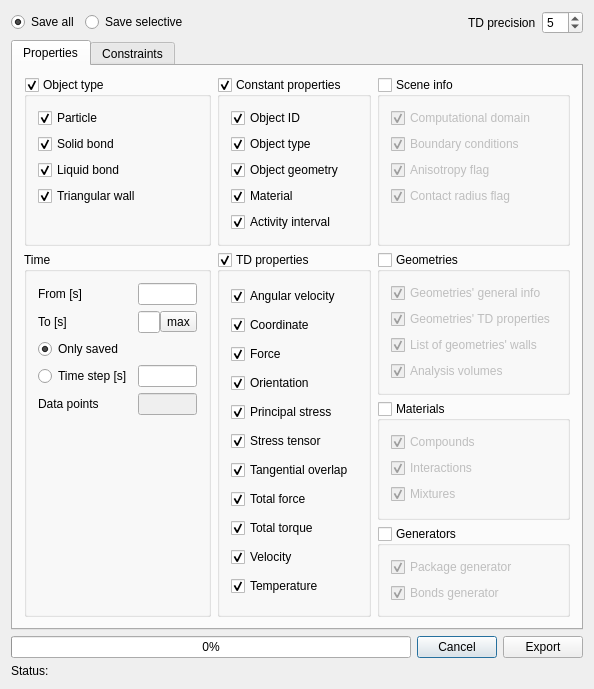
<?xml version="1.0" encoding="UTF-8"?>
<ui version="4.0">
 <class>CExportAsTextTab</class>
 <widget class="QDialog" name="CExportAsTextTab">
  <property name="geometry">
   <rect>
    <x>0</x>
    <y>0</y>
    <width>559</width>
    <height>597</height>
   </rect>
  </property>
  <property name="windowTitle">
   <string>Export as text</string>
  </property>
  <property name="windowIcon">
   <iconset resource="../../MUSEN/QT_GUI/qt_gui.qrc">
    <normaloff>:/QT_GUI/Resources/MUSEN_Ico.png</normaloff>:/QT_GUI/Resources/MUSEN_Ico.png</iconset>
  </property>
  <layout class="QGridLayout" name="gridLayout_2">
   <item row="1" column="0">
    <widget class="QTabWidget" name="tabWidget">
     <property name="enabled">
      <bool>true</bool>
     </property>
     <property name="currentIndex">
      <number>0</number>
     </property>
     <widget class="QWidget" name="propertiesTab">
      <attribute name="title">
       <string>Properties</string>
      </attribute>
      <layout class="QGridLayout" name="gridLayout">
       <item row="2" column="3" rowspan="2">
        <widget class="QGroupBox" name="groupBoxMaterials">
         <property name="toolTip">
          <string/>
         </property>
         <property name="title">
          <string>Materials</string>
         </property>
         <property name="checkable">
          <bool>true</bool>
         </property>
         <property name="checked">
          <bool>false</bool>
         </property>
         <layout class="QVBoxLayout" name="verticalLayout_6">
          <item>
           <widget class="QCheckBox" name="checkBoxCompounds">
            <property name="toolTip">
             <string/>
            </property>
            <property name="text">
             <string>Compounds</string>
            </property>
            <property name="checked">
             <bool>true</bool>
            </property>
           </widget>
          </item>
          <item>
           <widget class="QCheckBox" name="checkBoxInteractions">
            <property name="toolTip">
             <string/>
            </property>
            <property name="text">
             <string>Interactions</string>
            </property>
            <property name="checked">
             <bool>true</bool>
            </property>
           </widget>
          </item>
          <item>
           <widget class="QCheckBox" name="checkBoxMixtures">
            <property name="toolTip">
             <string/>
            </property>
            <property name="text">
             <string>Mixtures</string>
            </property>
            <property name="checked">
             <bool>true</bool>
            </property>
           </widget>
          </item>
          <item>
           <spacer name="verticalSpacer_3">
            <property name="orientation">
             <enum>Qt::Vertical</enum>
            </property>
            <property name="sizeHint" stdset="0">
             <size>
              <width>20</width>
              <height>40</height>
             </size>
            </property>
           </spacer>
          </item>
         </layout>
        </widget>
       </item>
       <item row="1" column="3">
        <widget class="QGroupBox" name="groupBoxGeometries">
         <property name="toolTip">
          <string/>
         </property>
         <property name="title">
          <string>Geometries</string>
         </property>
         <property name="checkable">
          <bool>true</bool>
         </property>
         <property name="checked">
          <bool>false</bool>
         </property>
         <layout class="QVBoxLayout" name="verticalLayout_5">
          <item>
           <widget class="QCheckBox" name="checkBoxGeometry">
            <property name="toolTip">
             <string/>
            </property>
            <property name="text">
             <string>Geometries' general info</string>
            </property>
            <property name="checked">
             <bool>true</bool>
            </property>
           </widget>
          </item>
          <item>
           <widget class="QCheckBox" name="checkBoxTDPGeometry">
            <property name="toolTip">
             <string/>
            </property>
            <property name="text">
             <string>Geometries' TD properties</string>
            </property>
            <property name="checked">
             <bool>true</bool>
            </property>
           </widget>
          </item>
          <item>
           <widget class="QCheckBox" name="checkBoxIndOfPlanesGeometry">
            <property name="toolTip">
             <string/>
            </property>
            <property name="text">
             <string>List of geometries' walls</string>
            </property>
            <property name="checked">
             <bool>true</bool>
            </property>
           </widget>
          </item>
          <item>
           <widget class="QCheckBox" name="checkBoxAnalysisVolumes">
            <property name="text">
             <string>Analysis volumes</string>
            </property>
            <property name="checked">
             <bool>true</bool>
            </property>
           </widget>
          </item>
         </layout>
        </widget>
       </item>
       <item row="0" column="1">
        <widget class="QGroupBox" name="groupBoxConstProperties">
         <property name="title">
          <string>Constant properties</string>
         </property>
         <property name="checkable">
          <bool>true</bool>
         </property>
         <layout class="QVBoxLayout" name="verticalLayout_2">
          <item>
           <widget class="QCheckBox" name="checkBoxIdObject">
            <property name="toolTip">
             <string/>
            </property>
            <property name="text">
             <string>Object ID</string>
            </property>
            <property name="checked">
             <bool>true</bool>
            </property>
           </widget>
          </item>
          <item>
           <widget class="QCheckBox" name="checkBoxObjectType">
            <property name="toolTip">
             <string/>
            </property>
            <property name="text">
             <string>Object type</string>
            </property>
            <property name="checked">
             <bool>true</bool>
            </property>
           </widget>
          </item>
          <item>
           <widget class="QCheckBox" name="checkBoxObjectGeometry">
            <property name="toolTip">
             <string/>
            </property>
            <property name="text">
             <string>Object geometry</string>
            </property>
            <property name="checked">
             <bool>true</bool>
            </property>
           </widget>
          </item>
          <item>
           <widget class="QCheckBox" name="checkBoxMaterial">
            <property name="toolTip">
             <string/>
            </property>
            <property name="text">
             <string>Material </string>
            </property>
            <property name="checked">
             <bool>true</bool>
            </property>
           </widget>
          </item>
          <item>
           <widget class="QCheckBox" name="checkBoxIntervalActivity">
            <property name="toolTip">
             <string/>
            </property>
            <property name="text">
             <string>Activity interval </string>
            </property>
            <property name="checked">
             <bool>true</bool>
            </property>
           </widget>
          </item>
         </layout>
        </widget>
       </item>
       <item row="0" column="3">
        <widget class="QGroupBox" name="groupBoxSceneInfo">
         <property name="title">
          <string>Scene info</string>
         </property>
         <property name="checkable">
          <bool>true</bool>
         </property>
         <property name="checked">
          <bool>false</bool>
         </property>
         <layout class="QVBoxLayout" name="verticalLayout_3">
          <item>
           <widget class="QCheckBox" name="checkBoxComputationalDomain">
            <property name="toolTip">
             <string/>
            </property>
            <property name="text">
             <string>Computational domain</string>
            </property>
            <property name="checked">
             <bool>true</bool>
            </property>
           </widget>
          </item>
          <item>
           <widget class="QCheckBox" name="checkBoxBoundaryConditions">
            <property name="toolTip">
             <string/>
            </property>
            <property name="text">
             <string>Boundary conditions</string>
            </property>
            <property name="checked">
             <bool>true</bool>
            </property>
           </widget>
          </item>
          <item>
           <widget class="QCheckBox" name="checkBoxAnisotropy">
            <property name="toolTip">
             <string/>
            </property>
            <property name="text">
             <string>Anisotropy flag</string>
            </property>
            <property name="checked">
             <bool>true</bool>
            </property>
           </widget>
          </item>
          <item>
           <widget class="QCheckBox" name="checkBoxContactRadius">
            <property name="toolTip">
             <string/>
            </property>
            <property name="text">
             <string>Contact radius flag</string>
            </property>
            <property name="checked">
             <bool>true</bool>
            </property>
           </widget>
          </item>
          <item>
           <spacer name="verticalSpacer_5">
            <property name="toolTip">
             <string/>
            </property>
            <property name="orientation">
             <enum>Qt::Vertical</enum>
            </property>
            <property name="sizeHint" stdset="0">
             <size>
              <width>20</width>
              <height>40</height>
             </size>
            </property>
           </spacer>
          </item>
         </layout>
        </widget>
       </item>
       <item row="0" column="0">
        <widget class="QGroupBox" name="groupBoxObjectType">
         <property name="enabled">
          <bool>true</bool>
         </property>
         <property name="title">
          <string>Object type</string>
         </property>
         <property name="checkable">
          <bool>true</bool>
         </property>
         <property name="checked">
          <bool>true</bool>
         </property>
         <layout class="QVBoxLayout" name="verticalLayout">
          <item>
           <widget class="QCheckBox" name="checkBoxParticle">
            <property name="toolTip">
             <string/>
            </property>
            <property name="text">
             <string>Particle</string>
            </property>
            <property name="checked">
             <bool>true</bool>
            </property>
           </widget>
          </item>
          <item>
           <widget class="QCheckBox" name="checkBoxSolidBond">
            <property name="toolTip">
             <string/>
            </property>
            <property name="text">
             <string>Solid bond</string>
            </property>
            <property name="checked">
             <bool>true</bool>
            </property>
           </widget>
          </item>
          <item>
           <widget class="QCheckBox" name="checkBoxLiquidBond">
            <property name="toolTip">
             <string/>
            </property>
            <property name="text">
             <string>Liquid bond</string>
            </property>
            <property name="checked">
             <bool>true</bool>
            </property>
           </widget>
          </item>
          <item>
           <widget class="QCheckBox" name="checkBoxTriangularWall">
            <property name="toolTip">
             <string/>
            </property>
            <property name="text">
             <string>Triangular wall</string>
            </property>
            <property name="checked">
             <bool>true</bool>
            </property>
           </widget>
          </item>
          <item>
           <spacer name="verticalSpacer_2">
            <property name="toolTip">
             <string/>
            </property>
            <property name="orientation">
             <enum>Qt::Vertical</enum>
            </property>
            <property name="sizeHint" stdset="0">
             <size>
              <width>20</width>
              <height>40</height>
             </size>
            </property>
           </spacer>
          </item>
         </layout>
        </widget>
       </item>
       <item row="4" column="3">
        <widget class="QGroupBox" name="groupBoxGenerators">
         <property name="title">
          <string>Generators</string>
         </property>
         <property name="checkable">
          <bool>true</bool>
         </property>
         <property name="checked">
          <bool>false</bool>
         </property>
         <layout class="QVBoxLayout" name="verticalLayout_7">
          <item>
           <widget class="QCheckBox" name="checkBoxPackageGenerator">
            <property name="text">
             <string>Package generator</string>
            </property>
            <property name="checked">
             <bool>true</bool>
            </property>
           </widget>
          </item>
          <item>
           <widget class="QCheckBox" name="checkBoxBondsGenerator">
            <property name="text">
             <string>Bonds generator</string>
            </property>
            <property name="checked">
             <bool>true</bool>
            </property>
           </widget>
          </item>
         </layout>
        </widget>
       </item>
       <item row="1" column="0" rowspan="4">
        <widget class="QGroupBox" name="groupBoxTime">
         <property name="toolTip">
          <string/>
         </property>
         <property name="title">
          <string>Time</string>
         </property>
         <layout class="QGridLayout" name="gridLayout_3">
          <item row="1" column="1">
           <layout class="QHBoxLayout" name="horizontalLayout_4" stretch="0,0">
            <property name="spacing">
             <number>0</number>
            </property>
            <item>
             <widget class="QLineEdit" name="lineEditTimeTo">
              <property name="toolTip">
               <string/>
              </property>
             </widget>
            </item>
            <item>
             <widget class="QToolButton" name="toolButtonUpdateTimeTo">
              <property name="text">
               <string>max</string>
              </property>
             </widget>
            </item>
           </layout>
          </item>
          <item row="0" column="1">
           <widget class="QLineEdit" name="lineEditTimeFrom">
            <property name="toolTip">
             <string/>
            </property>
           </widget>
          </item>
          <item row="4" column="1">
           <widget class="QLineEdit" name="lineEditTimePoints">
            <property name="enabled">
             <bool>false</bool>
            </property>
            <property name="toolTip">
             <string/>
            </property>
            <property name="readOnly">
             <bool>true</bool>
            </property>
           </widget>
          </item>
          <item row="3" column="0">
           <widget class="QRadioButton" name="radioButtonTimeStep">
            <property name="toolTip">
             <string/>
            </property>
            <property name="text">
             <string>Time step [s]</string>
            </property>
           </widget>
          </item>
          <item row="3" column="1">
           <widget class="QLineEdit" name="lineEditTimeStep">
            <property name="toolTip">
             <string/>
            </property>
           </widget>
          </item>
          <item row="1" column="0">
           <widget class="QLabel" name="label_6">
            <property name="toolTip">
             <string/>
            </property>
            <property name="text">
             <string>To [s]</string>
            </property>
           </widget>
          </item>
          <item row="2" column="0">
           <widget class="QRadioButton" name="radioButtonTimeSaved">
            <property name="toolTip">
             <string/>
            </property>
            <property name="text">
             <string>Only saved</string>
            </property>
            <property name="checked">
             <bool>true</bool>
            </property>
           </widget>
          </item>
          <item row="0" column="0">
           <widget class="QLabel" name="label_5">
            <property name="toolTip">
             <string/>
            </property>
            <property name="text">
             <string>From [s]</string>
            </property>
           </widget>
          </item>
          <item row="4" column="0">
           <widget class="QLabel" name="label_7">
            <property name="toolTip">
             <string/>
            </property>
            <property name="text">
             <string>Data points</string>
            </property>
           </widget>
          </item>
          <item row="5" column="1">
           <spacer name="verticalSpacer">
            <property name="toolTip">
             <string/>
            </property>
            <property name="orientation">
             <enum>Qt::Vertical</enum>
            </property>
            <property name="sizeHint" stdset="0">
             <size>
              <width>20</width>
              <height>40</height>
             </size>
            </property>
           </spacer>
          </item>
         </layout>
         <zorder>label_5</zorder>
         <zorder>lineEditTimeFrom</zorder>
         <zorder>label_6</zorder>
         <zorder>radioButtonTimeSaved</zorder>
         <zorder>radioButtonTimeStep</zorder>
         <zorder>lineEditTimeStep</zorder>
         <zorder>label_7</zorder>
         <zorder>lineEditTimePoints</zorder>
        </widget>
       </item>
       <item row="1" column="1" rowspan="4">
        <widget class="QGroupBox" name="groupBoxTDProperties">
         <property name="toolTip">
          <string/>
         </property>
         <property name="title">
          <string>TD properties</string>
         </property>
         <property name="flat">
          <bool>false</bool>
         </property>
         <property name="checkable">
          <bool>true</bool>
         </property>
         <layout class="QVBoxLayout" name="verticalLayout_4">
          <item>
           <widget class="QCheckBox" name="checkBoxAngularVelocity">
            <property name="toolTip">
             <string>Is used only for particles</string>
            </property>
            <property name="text">
             <string>Angular velocity</string>
            </property>
            <property name="checked">
             <bool>true</bool>
            </property>
           </widget>
          </item>
          <item>
           <widget class="QCheckBox" name="checkBoxCoordinate">
            <property name="toolTip">
             <string>Is used only for particles</string>
            </property>
            <property name="text">
             <string>Coordinate</string>
            </property>
            <property name="checked">
             <bool>true</bool>
            </property>
           </widget>
          </item>
          <item>
           <widget class="QCheckBox" name="checkBoxForce">
            <property name="toolTip">
             <string>Is used for all types of objects</string>
            </property>
            <property name="text">
             <string>Force</string>
            </property>
            <property name="checked">
             <bool>true</bool>
            </property>
           </widget>
          </item>
          <item>
           <widget class="QCheckBox" name="checkBoxQuaternion">
            <property name="toolTip">
             <string>Is used only for particles</string>
            </property>
            <property name="text">
             <string>Orientation</string>
            </property>
            <property name="checked">
             <bool>true</bool>
            </property>
           </widget>
          </item>
          <item>
           <widget class="QCheckBox" name="checkBoxPrincipalStress">
            <property name="text">
             <string>Principal stress</string>
            </property>
            <property name="checked">
             <bool>true</bool>
            </property>
           </widget>
          </item>
          <item>
           <widget class="QCheckBox" name="checkBoxStressTensor">
            <property name="toolTip">
             <string>Is used only for particles</string>
            </property>
            <property name="text">
             <string>Stress tensor</string>
            </property>
            <property name="checked">
             <bool>true</bool>
            </property>
           </widget>
          </item>
          <item>
           <widget class="QCheckBox" name="checkBoxTangOverlap">
            <property name="toolTip">
             <string>Is used only for solid bonds</string>
            </property>
            <property name="text">
             <string>Tangential overlap</string>
            </property>
            <property name="checked">
             <bool>true</bool>
            </property>
           </widget>
          </item>
          <item>
           <widget class="QCheckBox" name="checkBoxTotalForce">
            <property name="toolTip">
             <string>Is used for all types of objects</string>
            </property>
            <property name="text">
             <string>Total force</string>
            </property>
            <property name="checked">
             <bool>true</bool>
            </property>
           </widget>
          </item>
          <item>
           <widget class="QCheckBox" name="checkBoxTotalTorque">
            <property name="toolTip">
             <string>Is used only for solid bonds</string>
            </property>
            <property name="text">
             <string>Total torque</string>
            </property>
            <property name="checked">
             <bool>true</bool>
            </property>
           </widget>
          </item>
          <item>
           <widget class="QCheckBox" name="checkBoxVelocity">
            <property name="toolTip">
             <string>Is used only for particles and triangular walls</string>
            </property>
            <property name="text">
             <string>Velocity</string>
            </property>
            <property name="checked">
             <bool>true</bool>
            </property>
           </widget>
          </item>
          <item>
           <widget class="QCheckBox" name="checkBoxTemperature">
            <property name="toolTip">
             <string>Is used only for particles and solid bonds</string>
            </property>
            <property name="text">
             <string>Temperature</string>
            </property>
            <property name="checked">
             <bool>true</bool>
            </property>
           </widget>
          </item>
         </layout>
        </widget>
       </item>
      </layout>
     </widget>
     <widget class="CConstraintsEditorTab" name="constraintsTab">
      <attribute name="title">
       <string>Constraints</string>
      </attribute>
     </widget>
    </widget>
   </item>
   <item row="0" column="0">
    <layout class="QHBoxLayout" name="horizontalLayout_3">
     <item>
      <widget class="QRadioButton" name="radioButtonSaveAll">
       <property name="text">
        <string>Save all</string>
       </property>
       <property name="checked">
        <bool>true</bool>
       </property>
       <attribute name="buttonGroup">
        <string notr="true">buttonGroup</string>
       </attribute>
      </widget>
     </item>
     <item>
      <widget class="QRadioButton" name="radioButtonSaveSelective">
       <property name="text">
        <string>Save selective</string>
       </property>
       <attribute name="buttonGroup">
        <string notr="true">buttonGroup</string>
       </attribute>
      </widget>
     </item>
     <item>
      <spacer name="horizontalSpacer">
       <property name="toolTip">
        <string/>
       </property>
       <property name="orientation">
        <enum>Qt::Horizontal</enum>
       </property>
       <property name="sizeHint" stdset="0">
        <size>
         <width>40</width>
         <height>20</height>
        </size>
       </property>
      </spacer>
     </item>
     <item>
      <widget class="QLabel" name="label">
       <property name="text">
        <string>TD precision</string>
       </property>
      </widget>
     </item>
     <item>
      <widget class="QSpinBox" name="spinBoxPrecision">
       <property name="toolTip">
        <string>Decimal precision to be used to format floating-point values of time-dependent properties</string>
       </property>
       <property name="statusTip">
        <string>Decimal precision to be used to format floating-point values of time-dependent properties</string>
       </property>
       <property name="whatsThis">
        <string>Decimal precision to be used to format floating-point values of time-dependent properties</string>
       </property>
       <property name="minimum">
        <number>1</number>
       </property>
       <property name="maximum">
        <number>14</number>
       </property>
       <property name="value">
        <number>5</number>
       </property>
      </widget>
     </item>
    </layout>
   </item>
   <item row="2" column="0">
    <layout class="QHBoxLayout" name="horizontalLayout">
     <item>
      <widget class="QProgressBar" name="progressBarExporting">
       <property name="toolTip">
        <string/>
       </property>
       <property name="value">
        <number>0</number>
       </property>
      </widget>
     </item>
     <item>
      <widget class="QPushButton" name="pushButtonCancel">
       <property name="text">
        <string>Cancel</string>
       </property>
      </widget>
     </item>
     <item>
      <widget class="QPushButton" name="pushButtonExport">
       <property name="text">
        <string>Export</string>
       </property>
      </widget>
     </item>
    </layout>
   </item>
   <item row="3" column="0">
    <layout class="QHBoxLayout" name="horizontalLayout_2" stretch="0,1">
     <item>
      <widget class="QLabel" name="label_11">
       <property name="toolTip">
        <string/>
       </property>
       <property name="lineWidth">
        <number>1</number>
       </property>
       <property name="midLineWidth">
        <number>0</number>
       </property>
       <property name="text">
        <string>Status:</string>
       </property>
       <property name="indent">
        <number>-1</number>
       </property>
      </widget>
     </item>
     <item>
      <widget class="QLabel" name="statusLabel">
       <property name="minimumSize">
        <size>
         <width>0</width>
         <height>0</height>
        </size>
       </property>
       <property name="toolTip">
        <string/>
       </property>
       <property name="text">
        <string/>
       </property>
      </widget>
     </item>
    </layout>
   </item>
  </layout>
 </widget>
 <layoutdefault spacing="6" margin="11"/>
 <customwidgets>
  <customwidget>
   <class>CConstraintsEditorTab</class>
   <extends>QWidget</extends>
   <header location="global">ConstraintsEditorTab.h</header>
   <container>1</container>
  </customwidget>
 </customwidgets>
 <tabstops>
  <tabstop>radioButtonSaveAll</tabstop>
  <tabstop>radioButtonSaveSelective</tabstop>
  <tabstop>tabWidget</tabstop>
  <tabstop>groupBoxObjectType</tabstop>
  <tabstop>checkBoxParticle</tabstop>
  <tabstop>checkBoxSolidBond</tabstop>
  <tabstop>checkBoxLiquidBond</tabstop>
  <tabstop>checkBoxTriangularWall</tabstop>
  <tabstop>lineEditTimeFrom</tabstop>
  <tabstop>lineEditTimeTo</tabstop>
  <tabstop>toolButtonUpdateTimeTo</tabstop>
  <tabstop>radioButtonTimeSaved</tabstop>
  <tabstop>radioButtonTimeStep</tabstop>
  <tabstop>lineEditTimeStep</tabstop>
  <tabstop>lineEditTimePoints</tabstop>
  <tabstop>groupBoxConstProperties</tabstop>
  <tabstop>checkBoxIdObject</tabstop>
  <tabstop>checkBoxObjectType</tabstop>
  <tabstop>checkBoxObjectGeometry</tabstop>
  <tabstop>checkBoxMaterial</tabstop>
  <tabstop>checkBoxIntervalActivity</tabstop>
  <tabstop>checkBoxAngularVelocity</tabstop>
  <tabstop>checkBoxCoordinate</tabstop>
  <tabstop>checkBoxForce</tabstop>
  <tabstop>checkBoxTotalForce</tabstop>
  <tabstop>checkBoxVelocity</tabstop>
  <tabstop>groupBoxSceneInfo</tabstop>
  <tabstop>checkBoxComputationalDomain</tabstop>
  <tabstop>checkBoxBoundaryConditions</tabstop>
  <tabstop>checkBoxAnisotropy</tabstop>
  <tabstop>checkBoxContactRadius</tabstop>
  <tabstop>groupBoxGeometries</tabstop>
  <tabstop>checkBoxGeometry</tabstop>
  <tabstop>checkBoxTDPGeometry</tabstop>
  <tabstop>checkBoxIndOfPlanesGeometry</tabstop>
 </tabstops>
 <resources>
  <include location="../../MUSEN/QT_GUI/qt_gui.qrc"/>
 </resources>
 <connections/>
 <buttongroups>
  <buttongroup name="buttonGroup"/>
 </buttongroups>
</ui>
